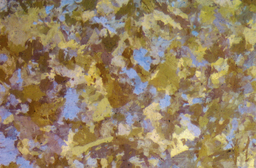
#> input picture Datasets/without_impurities with corresponding GT crops/10.png, 256 x 168 px, shrunk from 1328 x 872 before the run; its folder holds 2 pictures in this run
$ python grain_size.py --gt_path 'Datasets/without_impurities with corresponding GT crops' --mlography_path 'Datasets/without_impurities with corresponding GT crops/25.png' --mlography_plus_plus_path 'Datasets/without_impurities with corresponding GT crops/25.png'
#> lines starting #> are read from the running program, lines starting #| are printed output that depends on the picture
import os
import numpy as np
import pandas as pd
from PIL import Image, ImageDraw
import concurrent.futures
from multiprocessing import cpu_count
import argparse


# Define constants
MARGIN = 2  # Margin for excluding borders when drawing horizontal lines

# Function to output messages
def output(msg):
    print(msg)

# Function to measure grain size
def grainsize(croppedlist, linenum, output_dir=None):
    grain_sizes = []
    output("\n-- Measure Grain Size --")

    for f in croppedlist:
        im = Image.open(f)
        width, height = im.size
        im_pixels = np.array(im)
        draw = ImageDraw.Draw(im)

        # Calculate interval excluding margins
        interval = (height - 2 * MARGIN) // (linenum + 1)
        sum_d = 0.0

        # Draw horizontal lines and find grain boundaries
        for l in range(linenum):
            y = MARGIN + interval * (l + 1)
            start, end = (0, y), (width, y)

            # Create an image to find cross points
            im2 = Image.new('RGB', (width, height))
            draw2 = ImageDraw.Draw(im2)
            draw2.line((start, end), fill=(255, 0, 0))
            im2_pixels = np.array(im2)
            im2_pixels = im2_pixels + im_pixels

            # Identify pixels on grain boundary
            pixelsonGB = [
                (i, j) for j in range(height) for i in range(width)
                if (im2_pixels[j, i] == [255, 0, 0]).all()
            ]

            # Calculate the distance between each pair of pixels on the grain boundary
            distances_between_pixels = [
                np.sqrt((coord2[0] - coord1[0]) ** 2 + (coord2[1] - coord1[1]) ** 2)
                for coord1, coord2 in zip(pixelsonGB[:-1], pixelsonGB[1:])
            ]

            if distances_between_pixels:
                d_grain = np.mean(distances_between_pixels)
                sum_d += d_grain
                output(f"D_horiz_{l} = {d_grain} [px]")
                grain_sizes.append(d_grain)

            # Draw line and grain boundaries
            draw.line((start, end), fill=(255, 0, 0))
            for coord in pixelsonGB:
                draw.ellipse((coord[0]-1, coord[1]-1, coord[0]+1, coord[1]+1), outline=(0, 0, 255))

        ave_d = sum_d / linenum
        output(f"D_ave = {ave_d} [px]\n")

        if output_dir:
            output_image_path = os.path.join(output_dir, f"heyn_{os.path.basename(f)}")
            im.save(output_image_path)

    return grain_sizes

# Function to calculate statistics for grain sizes
def calculate_statistics(grain_sizes):
    if not grain_sizes:
        return {}

    mean = np.mean(grain_sizes)
    variance = np.var(grain_sizes)

    return {
        'Mean': mean,
        'Variance': variance
    }

# Function to process images and measure grain sizes
def process_image(folder, model, target_filename, model_output_dir):
    image_path = os.path.join(folder, target_filename)
    if not os.path.exists(image_path):
        output(f"File not found: {image_path}")
        return None

    output(f"Processing image: {target_filename}")
    try:
        degem = extract_degem(target_filename)
        grain_sizes = grainsize([image_path], 20, model_output_dir)

        return {
            'Model': model,
            'Degem': degem,
            'Grain Sizes': grain_sizes
        }
    except Exception as e:
        output(f"Error processing {image_path}: {e}")
        return None

# Function to extract degem (identifier) from the filename
def extract_degem(filename):
    hyphen_pos = filename.find('-')
    if hyphen_pos >= 2:
        return filename[hyphen_pos - 2:hyphen_pos]
    else:
        output(f"Could not extract degem from {filename}")
        return "unknown"

# Function to analyze images from multiple directories
def analyze_images(image_dirs):
    model_degem_grain_sizes = []

    with concurrent.futures.ProcessPoolExecutor(max_workers=cpu_count()) as executor:
        futures = []
        for folder, model in image_dirs:
            if not os.path.exists(folder):
                output(f"Folder not found: {folder}")
                continue

            target_filenames = [f for f in os.listdir(folder) if f.endswith((".tif", ".jpg", ".png"))]

            if not target_filenames:
                output(f"No TIFF, JPG, or PNG files found in {folder}")
                continue

            model_output_dir = os.path.join("results", model.replace(" ", "_"))
            os.makedirs(model_output_dir, exist_ok=True)

            for target_filename in target_filenames:
                futures.append(executor.submit(process_image, folder, model, target_filename, model_output_dir))
#> this loop made 2 passes
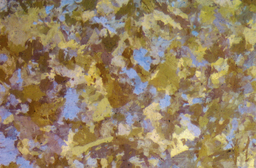
#> input picture Datasets/without_impurities with corresponding GT crops/10.png, 256 x 168 px, shrunk from 1328 x 872 before the run
#> pass 1, in grainsize, `im.save(output_image_path)`:
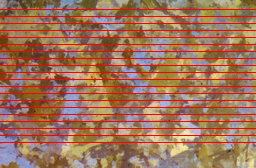
#> saved as heyn_10.png: PIL image 256x168 RGB; mean R, G, B 161.5, 114.5, 88.8
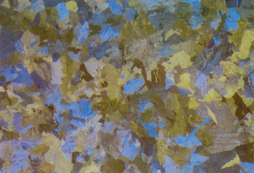
#> input picture Datasets/without_impurities with corresponding GT crops/25.png, 254 x 173 px, shrunk from 1320 x 896 before the run
#> pass 2, in grainsize (call 2), `im.save(output_image_path)`:
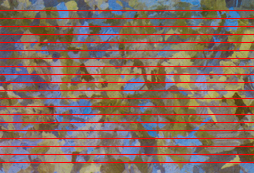
#> saved as heyn_25.png: PIL image 254x173 RGB; mean R, G, B 135.7, 103.7, 92.9

        for future in concurrent.futures.as_completed(futures):
            image_data = future.result()
            if image_data:
                model, degem, grain_sizes = image_data['Model'], image_data['Degem'], image_data['Grain Sizes']
                model_degem_grain_sizes.extend([[model, degem, size] for size in grain_sizes])

    # Convert to DataFrame and save to CSV
    df = pd.DataFrame(model_degem_grain_sizes, columns=['Model', 'Degem', 'Grain Size'])
    df.sort_values(by=['Model', 'Degem', 'Grain Size'], inplace=True)

    csv_path = os.path.join("results", "all_models_grain_sizes.csv")
    df.to_csv(csv_path, index=False)
    output(f"Saved all models' data to {csv_path}")

    return df

# Main function to set directories and start processing
def main():
    parser = argparse.ArgumentParser(description="Analyze images for grain size calculation.")
    parser.add_argument("--gt_path", required=True, help="Path to 256x256 crops of Ground Truth images")
    parser.add_argument("--mlography_path", required=True, help="Path to 256x256 crops of MLography predictions not overlapping with Ground Truth")
    parser.add_argument("--mlography_plus_plus_path", required=True, help="Path to 256x256 crops of MLOgraphy++ predictions not overlapping with Ground Truth")

    args = parser.parse_args()

    sub_model_folders = [
        (args.gt_path, "Ground_Truth"),
        (args.mlography_path, "MLOgraphy_Predictions"),
        (args.mlography_plus_plus_path, "MLOgraphy++_Predictions"),
    ]

    output("Starting analysis...")
    model_degem_grain_sizes = analyze_images(sub_model_folders)
    output("Analysis complete.")

if __name__ == "__main__":
#> (the run stopped early here; a loop or call above may not have finished)
